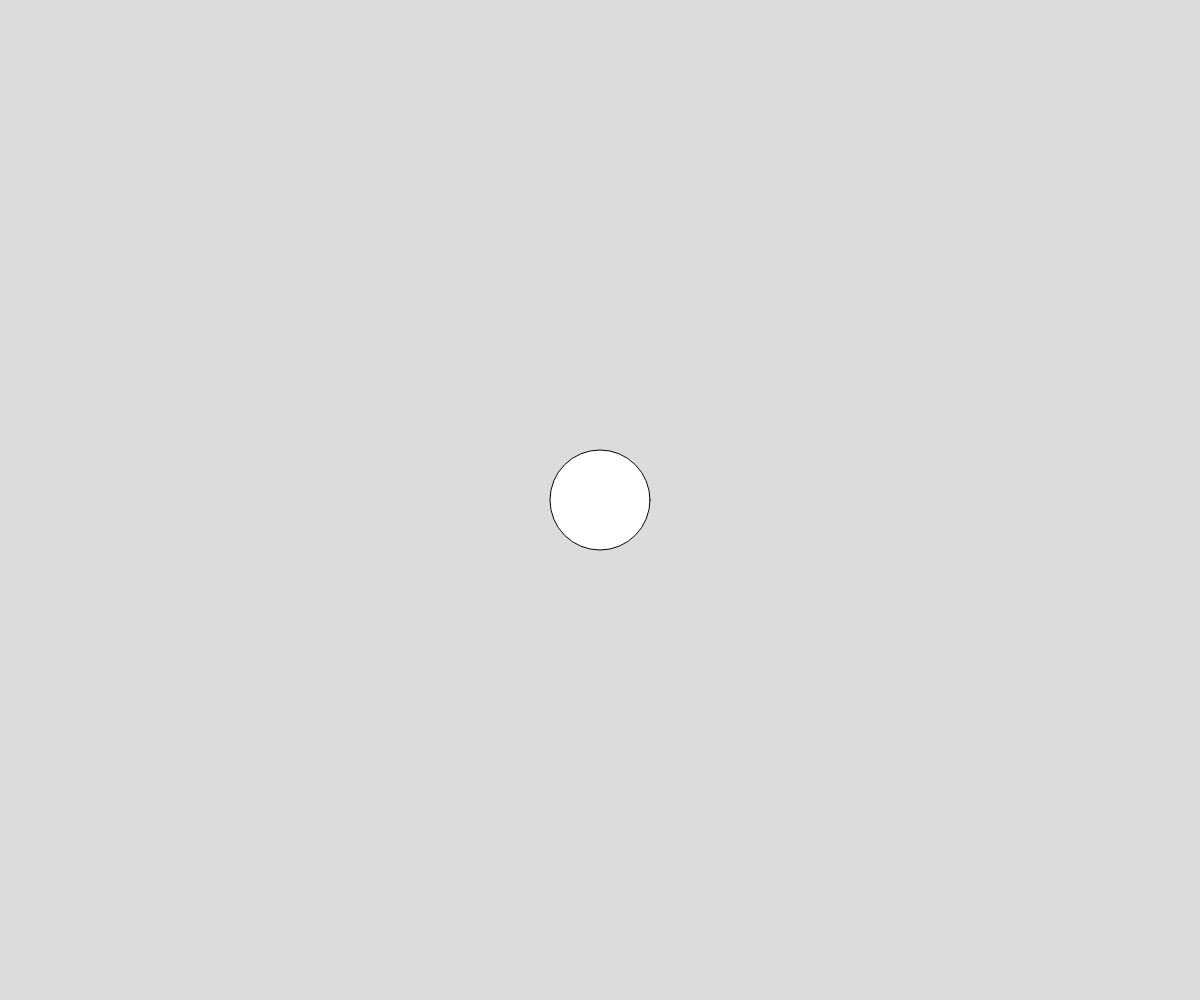
Frame 1 (no input)
Frame 60 (no input): identical to frame 1, image omitted
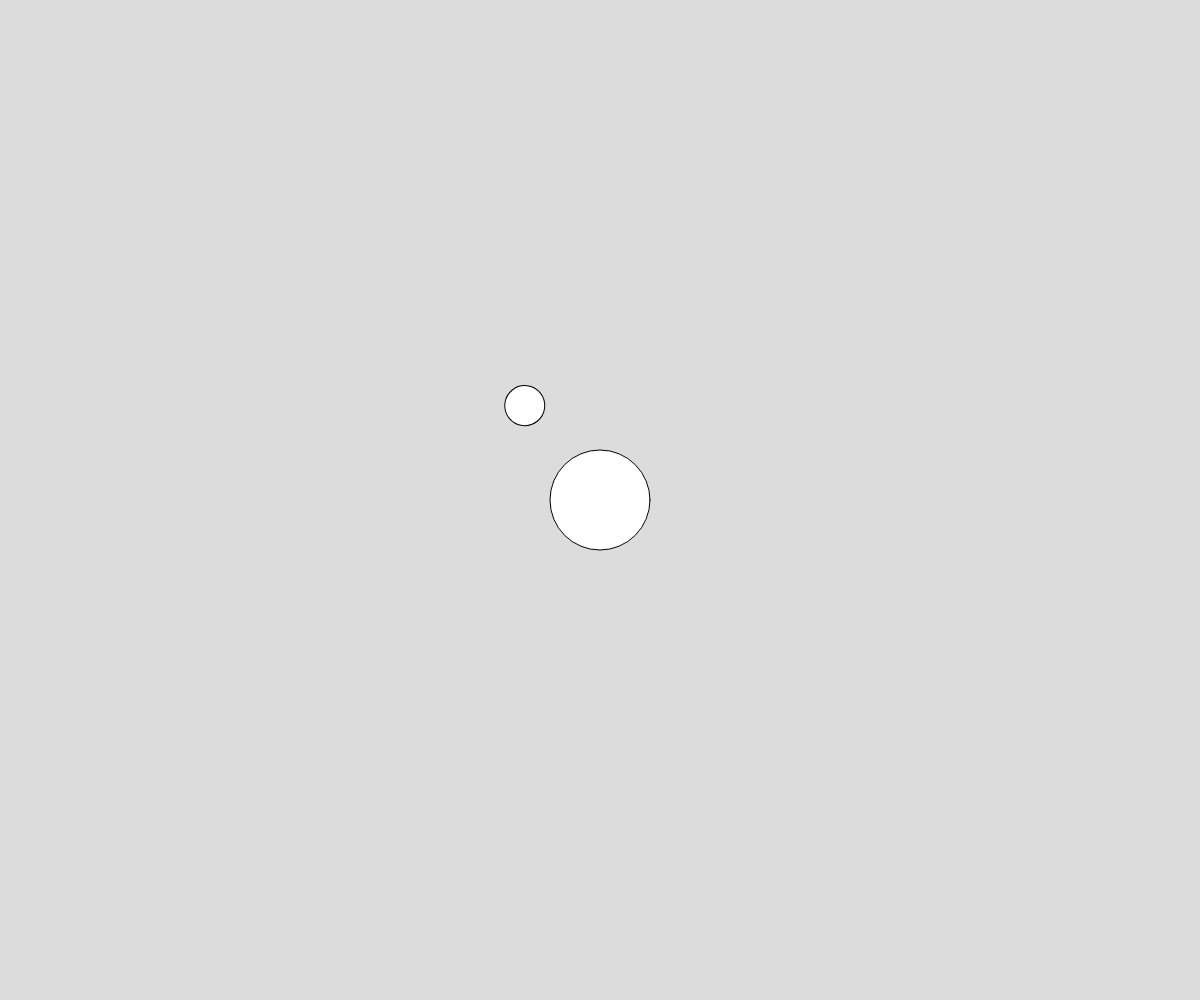
Frame 120 (the mouse pressed at the canvas centre since frame 60)

The p5.js sketch that drew these frames (run headless with seeded random() and noise() and a simulated clock; from frame 60 on, the mouse is pressed at the canvas centre):

// p5.js sketch
// ── sketch.js
// Project Title
// Your Name
// Date
//
// Extra for Experts:
// - describe what you did to take this project "above and beyond"

let myPlanet;

function setup() {
  createCanvas(windowWidth, windowHeight);
  angleMode(DEGREES);
  myPlanet = new Planet(width/2, height/2);
}

function draw() {
  background(220);
  myPlanet.display();
}

function mousePressed(){
    myPlanet.createMoon();
    if(keyIsPressed && keyCode === SHIFT){
      myPlanet = new Planet(width /2, height /2);
    }
}

function keyPressed(){
  if(keyCode !== SHIFT){
    myPlanet.x = mouseX;
    myPlanet.y = mouseY;
  }
}

class Planet{
  //constructor
  constructor(x,y){
    this.x = x;
    this.y = y;
    this.s = 100;
    this.moons = [];
  }

  // class methods
  createMoon(){
    this.moons.push(new Moon());
  }
  display(){
    //draw the planet + all of its moons
    circle(this.x, this.y, this.s);

    for(let m of this.moons){
      m.update(this.x,this.y);
    }

  }
}

class Moon{
  constructor(){
    this.speed = random(1,5);
    this.angle = 0;
    this.orbitRadius = random(100,200);
    this.s = random(10,50);
  }
  
  move(){
    this.angle += this.speed;
  }

  display(x,y){
    push();
    translate(x,y);
    rotate(this.angle);
    circle(this.orbitRadius,0,this.s);
    pop();
  }

  update(x,y){
    //helper method to handle all internal
    //method calls
    this.move();
    this.display(x,y);

  }
}
